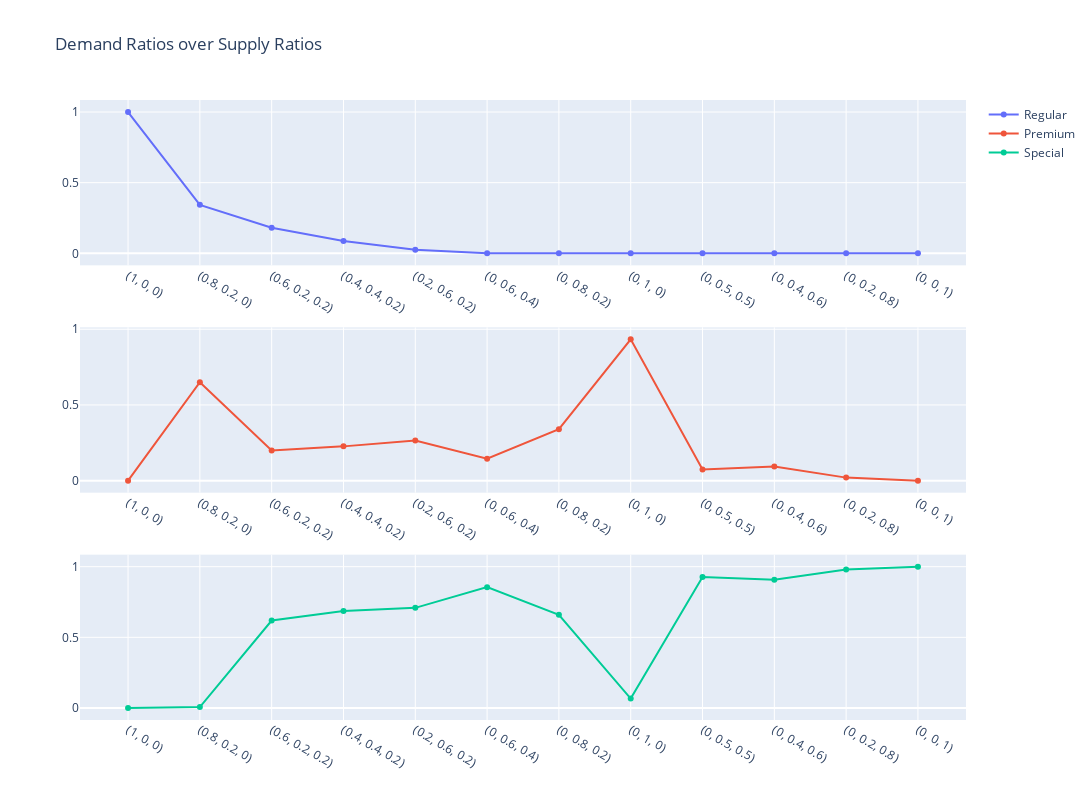

The code cell stored with this chart in its notebook:
### Code cell
from plotly.subplots import make_subplots
import plotly.graph_objects as go

mean_ratios = [np.mean(list_of_ratios, axis=0) for list_of_ratios in full_ratios]

fig = make_subplots(rows=3, cols=1)

fig.append_trace(go.Scatter(
    x=[str(i) for i in demand_ratios], 
    y=[ratio[0] for ratio in mean_ratios],
    name="Regular" 
), row=1, col=1)

fig.append_trace(go.Scatter(
    x=[str(i) for i in demand_ratios], 
    y=[ratio[1] for ratio in mean_ratios],
    name="Premium" 
), row=2, col=1)

fig.append_trace(go.Scatter(
    x=[str(i) for i in demand_ratios], 
    y=[ratio[2] for ratio in mean_ratios],
    name="Special" 
), row=3, col=1)


fig.update_layout(height=800, width=1300, title_text="Demand Ratios over Supply Ratios")
fig.show()

### Figure 1 — Plotly figure (JSON) as saved in the notebook; plotly's stock layout.template omitted (floating-point values rounded to 4 significant figures)
{"data": [{"name": "Regular", "type": "scatter", "x": ["(1, 0, 0)", "(0.8, 0.2, 0)", "(0.6, 0.2, 0.2)", "(0.4, 0.4, 0.2)", "(0.2, 0.6, 0.2)", "(0, 0.6, 0.4)", "(0, 0.8, 0.2)", "(0, 1, 0)", "(0, 0.5, 0.5)", "(0, 0.4, 0.6)", "(0, 0.2, 0.8)", "(0, 0, 1)"], "xaxis": "x", "y": [1, 0.3429, 0.1811, 0.08679, 0.02589, 0, 0, 0, 0, 0, 0, 0], "yaxis": "y"}, {"name": "Premium", "type": "scatter", "x": ["(1, 0, 0)", "(0.8, 0.2, 0)", "(0.6, 0.2, 0.2)", "(0.4, 0.4, 0.2)", "(0.2, 0.6, 0.2)", "(0, 0.6, 0.4)", "(0, 0.8, 0.2)", "(0, 1, 0)", "(0, 0.5, 0.5)", "(0, 0.4, 0.6)", "(0, 0.2, 0.8)", "(0, 0, 1)"], "xaxis": "x2", "y": [0, 0.6505, 0.1998, 0.2264, 0.2655, 0.1447, 0.3401, 0.9333, 0.07304, 0.09292, 0.02, 0], "yaxis": "y2"}, {"name": "Special", "type": "scatter", "x": ["(1, 0, 0)", "(0.8, 0.2, 0)", "(0.6, 0.2, 0.2)", "(0.4, 0.4, 0.2)", "(0.2, 0.6, 0.2)", "(0, 0.6, 0.4)", "(0, 0.8, 0.2)", "(0, 1, 0)", "(0, 0.5, 0.5)", "(0, 0.4, 0.6)", "(0, 0.2, 0.8)", "(0, 0, 1)"], "xaxis": "x3", "y": [0, 0.006667, 0.6192, 0.6868, 0.7086, 0.8553, 0.6599, 0.06667, 0.927, 0.9071, 0.98, 1], "yaxis": "y3"}], "layout": {"height": 800, "title": {"text": "Demand Ratios over Supply Ratios"}, "width": 1300, "xaxis": {"anchor": "y", "domain": [0, 1]}, "xaxis2": {"anchor": "y2", "domain": [0, 1]}, "xaxis3": {"anchor": "y3", "domain": [0, 1]}, "yaxis": {"anchor": "x", "domain": [0.7333, 1]}, "yaxis2": {"anchor": "x2", "domain": [0.3667, 0.6333]}, "yaxis3": {"anchor": "x3", "domain": [0, 0.2667]}}}
